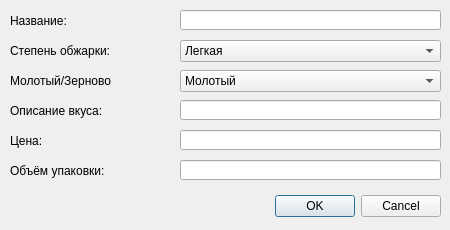
<?xml version="1.0" encoding="UTF-8"?>
<ui version="4.0">
 <class>Dialog</class>
 <widget class="QDialog" name="Dialog">
  <property name="geometry">
   <rect>
    <x>0</x>
    <y>0</y>
    <width>450</width>
    <height>230</height>
   </rect>
  </property>
  <property name="windowTitle">
   <string>Dialog</string>
  </property>
  <widget class="QDialogButtonBox" name="buttonBox">
   <property name="geometry">
    <rect>
     <x>10</x>
     <y>190</y>
     <width>431</width>
     <height>32</height>
    </rect>
   </property>
   <property name="orientation">
    <enum>Qt::Horizontal</enum>
   </property>
   <property name="standardButtons">
    <set>QDialogButtonBox::Cancel|QDialogButtonBox::Ok</set>
   </property>
  </widget>
  <widget class="QLabel" name="label_2">
   <property name="geometry">
    <rect>
     <x>10</x>
     <y>10</y>
     <width>111</width>
     <height>21</height>
    </rect>
   </property>
   <property name="text">
    <string>Название:</string>
   </property>
  </widget>
  <widget class="QLabel" name="label_3">
   <property name="geometry">
    <rect>
     <x>10</x>
     <y>40</y>
     <width>101</width>
     <height>21</height>
    </rect>
   </property>
   <property name="text">
    <string>Степень обжарки:</string>
   </property>
  </widget>
  <widget class="QLabel" name="label_4">
   <property name="geometry">
    <rect>
     <x>10</x>
     <y>70</y>
     <width>101</width>
     <height>21</height>
    </rect>
   </property>
   <property name="text">
    <string>Молотый/Зерновой:</string>
   </property>
  </widget>
  <widget class="QLabel" name="label_5">
   <property name="geometry">
    <rect>
     <x>10</x>
     <y>100</y>
     <width>101</width>
     <height>21</height>
    </rect>
   </property>
   <property name="text">
    <string>Описание вкуса:</string>
   </property>
  </widget>
  <widget class="QLabel" name="label_6">
   <property name="geometry">
    <rect>
     <x>10</x>
     <y>130</y>
     <width>101</width>
     <height>21</height>
    </rect>
   </property>
   <property name="text">
    <string>Цена:</string>
   </property>
  </widget>
  <widget class="QLabel" name="label_7">
   <property name="geometry">
    <rect>
     <x>10</x>
     <y>160</y>
     <width>101</width>
     <height>21</height>
    </rect>
   </property>
   <property name="text">
    <string>Объём упаковки:</string>
   </property>
  </widget>
  <widget class="QLineEdit" name="lineEdit">
   <property name="geometry">
    <rect>
     <x>180</x>
     <y>10</y>
     <width>261</width>
     <height>20</height>
    </rect>
   </property>
  </widget>
  <widget class="QComboBox" name="comboBox">
   <property name="geometry">
    <rect>
     <x>180</x>
     <y>40</y>
     <width>261</width>
     <height>22</height>
    </rect>
   </property>
   <item>
    <property name="text">
     <string>Легкая</string>
    </property>
   </item>
   <item>
    <property name="text">
     <string>Средняя</string>
    </property>
   </item>
   <item>
    <property name="text">
     <string>Сильная</string>
    </property>
   </item>
   <item>
    <property name="text">
     <string>Экстремальная</string>
    </property>
   </item>
  </widget>
  <widget class="QComboBox" name="comboBox_2">
   <property name="geometry">
    <rect>
     <x>180</x>
     <y>70</y>
     <width>261</width>
     <height>22</height>
    </rect>
   </property>
   <item>
    <property name="text">
     <string>Молотый</string>
    </property>
   </item>
   <item>
    <property name="text">
     <string>Зерновой</string>
    </property>
   </item>
  </widget>
  <widget class="QLineEdit" name="lineEdit_2">
   <property name="geometry">
    <rect>
     <x>180</x>
     <y>100</y>
     <width>261</width>
     <height>20</height>
    </rect>
   </property>
  </widget>
  <widget class="QLineEdit" name="lineEdit_3">
   <property name="geometry">
    <rect>
     <x>180</x>
     <y>130</y>
     <width>261</width>
     <height>20</height>
    </rect>
   </property>
  </widget>
  <widget class="QLineEdit" name="lineEdit_4">
   <property name="geometry">
    <rect>
     <x>180</x>
     <y>160</y>
     <width>261</width>
     <height>20</height>
    </rect>
   </property>
  </widget>
 </widget>
 <resources/>
 <connections>
  <connection>
   <sender>buttonBox</sender>
   <signal>accepted()</signal>
   <receiver>Dialog</receiver>
   <slot>accept()</slot>
   <hints>
    <hint type="sourcelabel">
     <x>248</x>
     <y>254</y>
    </hint>
    <hint type="destinationlabel">
     <x>157</x>
     <y>274</y>
    </hint>
   </hints>
  </connection>
  <connection>
   <sender>buttonBox</sender>
   <signal>rejected()</signal>
   <receiver>Dialog</receiver>
   <slot>reject()</slot>
   <hints>
    <hint type="sourcelabel">
     <x>316</x>
     <y>260</y>
    </hint>
    <hint type="destinationlabel">
     <x>286</x>
     <y>274</y>
    </hint>
   </hints>
  </connection>
 </connections>
</ui>
